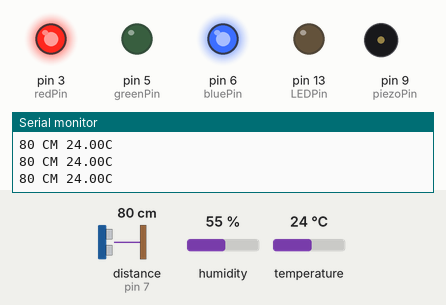
Simulated run of this sketch. Board: Arduino Uno, built with avr-gcc and run on an emulated ATmega328P. On the bench: output pins drawn as LEDs (lit = HIGH), buzzer (waves = sounding), the last lines printed to the serial monitor. Wiring (inferred from the names in the program): ultrasonic range finder: trigger pin 8; echo pin 7. The inputs (shaded band) are chosen by the test bench; at power-on: distance to the obstacle (sensor on pin 7) 80 cm, humidity 55 %, temperature 24 °C. The echo pulse lasts 58.3 µs per cm; pins used as bus, display or sensor lines are not drawn.

Above: at 1.2 s.
1.3 s: distance to the obstacle (sensor on pin 7) set to 34 cm
2.8 s: distance to the obstacle (sensor on pin 7) set to 29 cm
At 3.6 s:
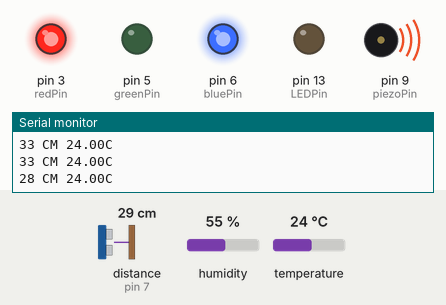
5.8 s: distance to the obstacle (sensor on pin 7) set to 13 cm
8.8 s: distance to the obstacle (sensor on pin 7) set to 10 cm
At 9.47 s:
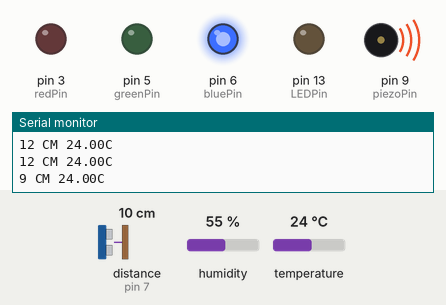
11.8 s: distance to the obstacle (sensor on pin 7) set to 250 cm
At 13.1 s:
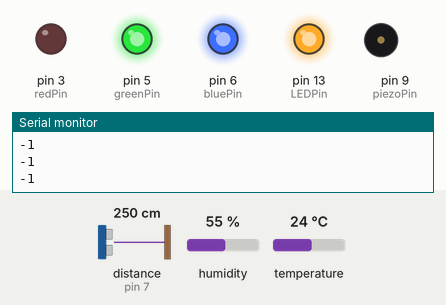
13.6 s: distance to the obstacle (sensor on pin 7) set to 203 cm
15.1 s: distance to the obstacle (sensor on pin 7) set to 195 cm
At 15.8 s:
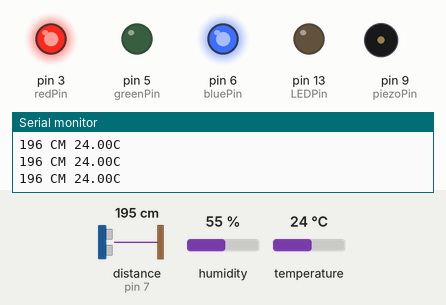
Timing chart, 0 to 17.6 s (numbered marks = the images above; inputs shaded):
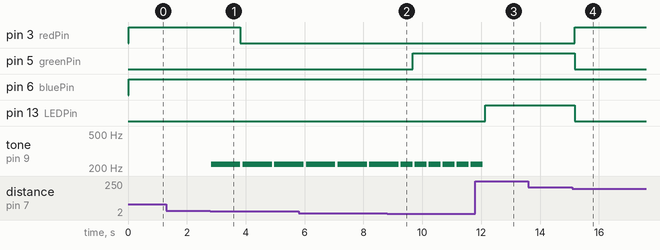

The sketch:

Ultrasonic_with_thermometer_DHT11.ino
```cpp
/*
 HC-SR04 Ping distance sensor:
 VCC to arduino 5v
 GND to arduino GND
 Echo to Arduino pin 7
 Trig to Arduino pin 8

 This sketch originates from Virtualmix: http://goo.gl/kJ8Gl
 Has been modified by Winkle ink here: http://winkleink.blogspot.com.au/2012/05/arduino-hc-sr04-ultrasonic-distance.html
 And modified further by ScottC here: http://arduinobasics.blogspot.com.au/2012/11/arduinobasics-hc-sr04-ultrasonic-sensor.html
 on 10 Nov 2012.
 */

#include <dht.h>
//#include "pitches.h"
#define NOTE_A3  220

#define echoPin 7 // Echo Pin
#define trigPin 8 // Trigger Pin
#define LEDPin 13 // Onboard LED
#define dht_dpin A0 //no ; here. Set equal to channel sensor is on

dht DHT;

// pins for the LEDs:
const int redPin = 3;
const int greenPin = 5;
const int bluePin = 6;
int red=0, green=0, blue=0;

int maximumRange = 200; // Maximum range needed
int minimumRange = 0; // Minimum range needed
long duration, distance; // Duration used to calculate distance

const int piezoPin = 9;

void setup() {
  Serial.begin (9600);
  // make the pins outputs:
  pinMode(redPin, OUTPUT);
  pinMode(greenPin, OUTPUT);
  pinMode(bluePin, OUTPUT);

  pinMode(trigPin, OUTPUT);
  pinMode(echoPin, INPUT);
  pinMode(LEDPin, OUTPUT); // Use LED indicator (if required)
}

void loop() {
  DHT.read11(dht_dpin);

/* The following trigPin/echoPin cycle is used to determine the
 distance of the nearest object by bouncing soundwaves off of it. */
 digitalWrite(trigPin, LOW);
 delayMicroseconds(2);

 digitalWrite(trigPin, HIGH);
 delayMicroseconds(10);

 digitalWrite(trigPin, LOW);
 duration = pulseIn(echoPin, HIGH);

 //Cair = (331.3 + 0.606 * temperatures) m/s
 float cAir = 331.3 + 0.606 * DHT.temperature;
 float cAirForUltrasonic = 2 * (1000000 / (cAir*100));

 //Calculate the distance (in cm) based on the speed of sound.
 distance = duration/cAirForUltrasonic;

 if (distance >= maximumRange || distance <= minimumRange){
 /* Send a negative number to computer and Turn LED ON
 to indicate "out of range" */
 Serial.println("-1");
 digitalWrite(LEDPin, HIGH);
 }
 else {
 /* Send the distance to the computer using Serial protocol, and
 turn LED OFF to indicate successful reading. */
 Serial.print(distance);
 Serial.print(" CM ");
 Serial.print(DHT.temperature);
 Serial.println("C ");

 digitalWrite(LEDPin, LOW);

  if(distance <= 10){
    red=255-255; green=255-0; blue=255-0;
    tone(piezoPin, NOTE_A3, 250);
    delay(100);
    noTone(piezoPin);
    tone(piezoPin, NOTE_A3, 250);
    delay(100);
    noTone(piezoPin);
    tone(piezoPin, NOTE_A3, 250);
    delay(100);
    noTone(piezoPin);
    tone(piezoPin, NOTE_A3, 250);
    delay(100);
    noTone(piezoPin);
  }
  else if(distance > 10 && distance <=30){
    red=255-255; green=255-255; blue=255-0;
    tone(piezoPin, NOTE_A3, 500);
    delay(500);
    noTone(piezoPin);
    tone(piezoPin, NOTE_A3, 500);
    delay(500);
    noTone(piezoPin);
  }
  else{
    red=255-0; green=255-255; blue=255-0;
  }

  analogWrite(redPin, red);
  analogWrite(greenPin, green);
  analogWrite(bluePin, blue);
 }

 //Delay 50ms before next reading.
 delay(50);
}
```

Measured:
- the behaviour switches between 32 and 31 cm on distance to the obstacle (sensor on pin 7) (found by bisection; images 0 and 1)
- the behaviour switches between 12 and 11 cm on distance to the obstacle (sensor on pin 7) (found by bisection; images 1 and 2)
- the behaviour switches between 199 and 198 cm on distance to the obstacle (sensor on pin 7) (found by bisection; images 3 and 4)
- after the input at 2.8 s, pin 3 (redPin): HIGH → LOW after 1.0 s; tone on pin 9 (piezoPin): alternates 220 Hz for 1.0 s and silent for 0.08 s, starting at once
- after the input at 8.8 s, pin 5 (greenPin): LOW → HIGH after 0.87 s; tone on pin 9 (piezoPin): alternates 220 Hz for 0.40 s and silent for 0.07 s, starting after 0.87 s
- after the input at 11.8 s, pin 13 (LEDPin): LOW → HIGH after 0.34 s; tone on pin 9 (piezoPin): goes on until 12.1 s, then stays silent
- after the input at 15.1 s, pin 3 (redPin): LOW → HIGH after 0.08 s; pin 5 (greenPin), pin 13 (LEDPin): HIGH → LOW after 0.08 s
